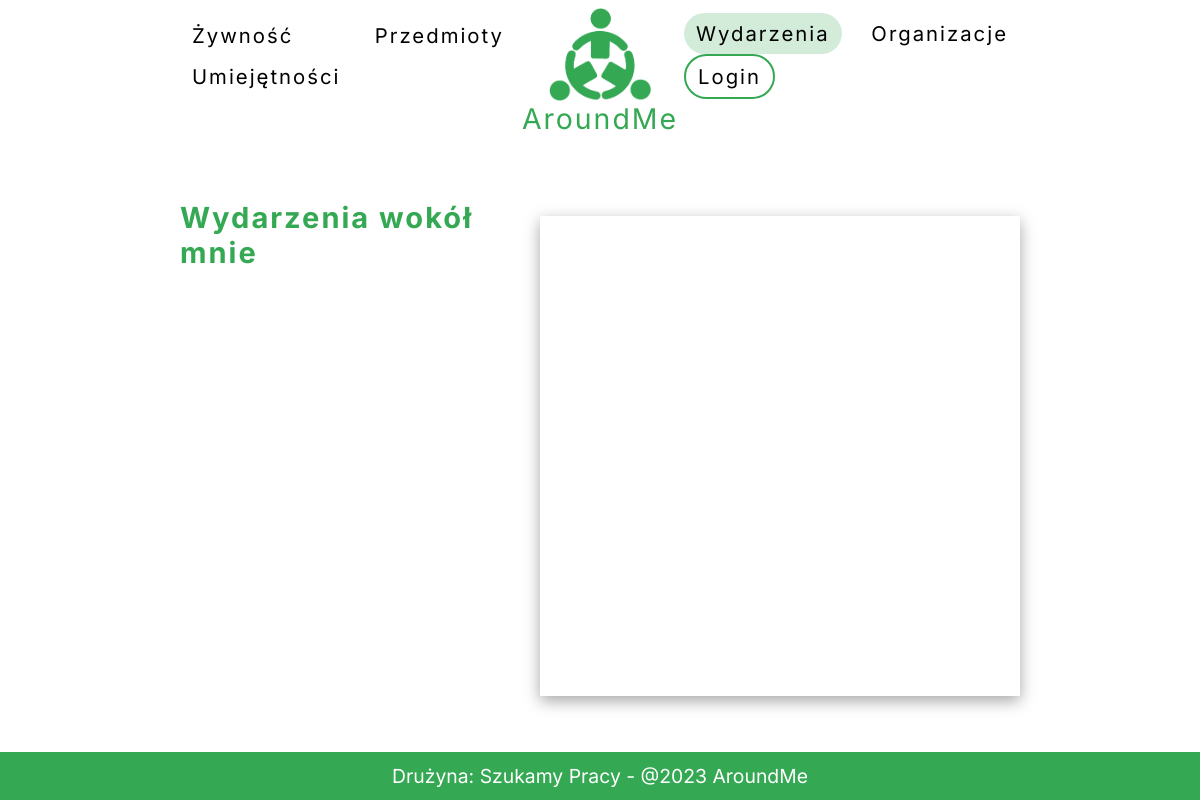
Page /events/ on the earlier database version.
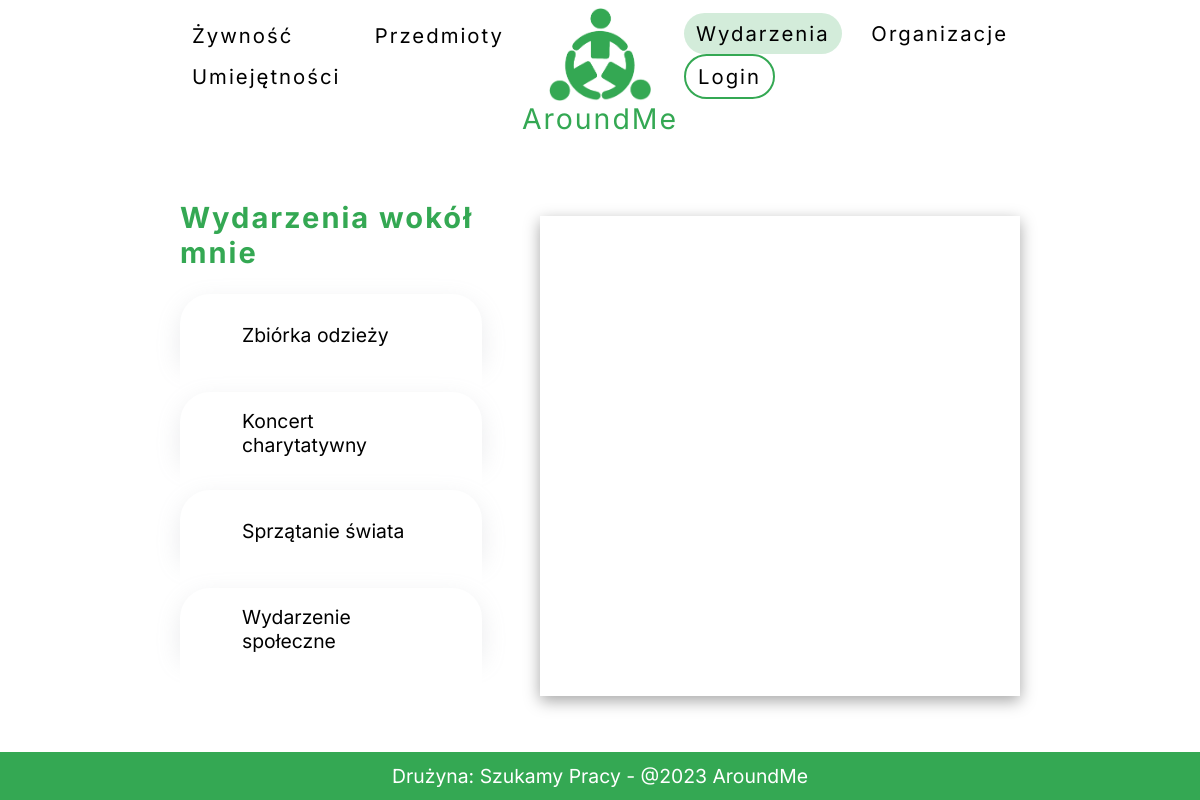
Same page on the later database version.
### backend/models.py (models this page shows)
class Event(models.Model):
    event_id = models.BigAutoField(primary_key=True)
    creator_id = models.ManyToManyField(Organization, blank=True)
    event_name = models.CharField(max_length=100, blank=True)
    event_description = models.CharField(max_length=500, blank=True)
    event_date = models.DateTimeField()
    event_location = models.CharField(max_length=100, blank=True)
    type_of_event = models.CharField(max_length=30, choices=TITLE_CHOICES, blank=True, null=True)
    main_image = models.ImageField(upload_to='documents/')
    created_at = models.DateTimeField(auto_now_add=True)
    link_do_miejsca_wydarzenia =  models.URLField(max_length = 200, blank=True, null=True)
    x_miejsca = models.FloatField(null=True)
    y_miejsca = models.FloatField(null=True)

### backend/views.py (the view)
# urls.py: path('events/', events, name='events'),
def events(request):
    events = Event.objects.all()
    template = loader.get_template("frontend/events.html")
    context = {
        "events": events,
    }
    return HttpResponse(template.render(context, request))

### frontend/templates/frontend/events.html (shortened to what this page needs)
{% extends 'frontend/base.html' %}
{% block events %}
active
{% endblock %}
{% block content %}
<div id="share-container" class="eventscon">
<div id="lista-wydarze-container">
    <h2>Wydarzenia wokół mnie</h2>
    {% for event in events %}
    <div id="lista{{event.event_name}}" class="lista-wydarze-item">
        <div class="list_event_name">{{ event.event_name }}</div>
    </div>
    <div class="inside" id="inside{{event.event_name}}">
        <br>
        <br>
    </div>
    {% endfor %}
</div>
<div id='map'></div>
</div>
{% endblock content %}

### frontend/templates/frontend/base.html (shortened to what this page needs)
<!DOCTYPE html>
<html lang="en">
<head>
    {% load static %}
    <link rel="stylesheet" href="{% static 'frontend/style.css' %}">
    <link href='https://api.tiles.mapbox.com/mapbox-gl-js/v2.14.1/mapbox-gl.css' rel='stylesheet' />
</head>
<body id="body">
    <div id="container">
        <div id="nav">
            <div class="nav_side">
                <a href="{% url 'sharefood' %}" class="{% block sharefood %}{% endblock sharefood %}">Żywność</a>
                <a href="{% url 'shareitems' %}" class="{% block shareitems %}{% endblock shareitems %}">Przedmioty</a>
                <a href="{% url 'shareskills' %}" class="{% block shareskills %}{% endblock shareskills %}">Umiejętności</a>
            </div>
            <a href="{% url 'index' %}">
            <div id="logo_div">
                <img class="logo" src="{% static 'frontend/logo.jpg' %}" alt="">
                <span class="f">AroundMe</span>
            </div>
            </a>
            <div class="nav_side">
                <a href="{% url 'events' %}" class="{% block events %}{% endblock events %}">Wydarzenia</a>
                <a href="{% url 'fundacje' %}" class="{% block fundacje %}{% endblock fundacje %}">Organizacje</a>
                {% if  user.is_authenticated %}
                <a href="{% url 'account' %}" class="outlineborder{% block account %}{% endblock account %}">Moje konto</a>
                {% else %}
                <a href="{% url 'login' %}" class="outlineborder{% block login %}{% endblock login %}">Login</a>
                {% endif %}
            </div>
        </div>
        {% block content %}
        {% endblock content %}
    </div>
    <div id="footer">
        <div class="footer_text">
            Drużyna: Szukamy Pracy - @2023 AroundMe
        </div>
    </div>
</body>
</html>

### frontend/static/frontend/style.css (style rules this page uses)
html, body { padding: 0; margin: 0; font-size: 1.1em; font-family: 'Inter', sans-serif; }
a { text-decoration: none; color: black; }
#logo_div { display: flex; flex-direction: column; flex-wrap: wrap; justify-content: center; align-items: center; align-content: center; }
.f { color: #34A853; font-size: 1.4em; }
.logo { padding-top: 4vh; width: 5em; height: auto; }
#container { width: 70vw; margin-left: 15vw; height: 92vh; }
#nav { width: 100%; height: 10vh; font-size: 1.05em; display: flex; flex-direction: row; flex-wrap: wrap; justify-content: space-between; align-items: center; align-content: center; letter-spacing: 2px; margin-top: 2vh; }
.active { background-color: #34a85337; }
.nav_side { display: flex; flex-direction: row; flex-wrap: wrap; justify-content: space-between; align-items: center; align-content: center; width: 28vw; }
h3, h2 { letter-spacing: 2px; color: #34A853 }
#share-container { margin-top: 5vh; width: 100%; }
.eventscon { margin-top: 10vh !important; }
#map { box-shadow: rgba(0, 0, 0, 0.35) 0px 5px 15px; margin-top: 5vh; height: 60vh; width: 40vw; float: right; }
#lista-wydarze-container { width: 40%; float: left; }
.inside { overflow: hidden; height: 0px; transition: all 0.5s ease; background-color: #fff; width: 70%; padding: 2vh 10% 2vh 10% ; }
.list_event_name { width: 80%; }
.lista-wydarze-item { border-top-left-radius: 30px; border-top-right-radius: 30px; transition: all 0.5s ease; cursor: pointer; box-shadow: rgba(149, 157, 165, 0.2) 0px 8px 24px; width: 70%; padding: 2vh 10% 0vh 10% ; height: 50px; display: flex; flex-direction: row; flex-wrap: wrap; justify-content: flex-start; align-items: center; align-content: center; }
#footer { background-color: #34A853; height: 6vh; width: 100vw; color: white; display: flex; flex-direction: row; flex-wrap: wrap; justify-content: center; align-items: center; align-content: center; }
.outlineborder { border: 2px solid #34A853; }
.nav_side a { padding: 1vh 1vw 1vh 1vw; border-radius: 80px; }

Differences in the rows shown:
added Event: event_name "Zbiórka odzieży"
added Event: event_name "Koncert charytatywny"
added Event: event_name "Sprzątanie świata"
added Event: event_name "Wydarzenie społeczne"
